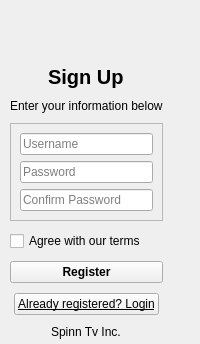
                    <widget class="QWidget" name="registerPage">
                     <layout class="QVBoxLayout" name="verticalLayout_5">
                      <property name="spacing">
                       <number>0</number>
                      </property>
                      <property name="leftMargin">
                       <number>0</number>
                      </property>
                      <property name="topMargin">
                       <number>0</number>
                      </property>
                      <property name="rightMargin">
                       <number>0</number>
                      </property>
                      <property name="bottomMargin">
                       <number>0</number>
                      </property>
                      <item alignment="Qt::AlignLeft">
                       <widget class="QWidget" name="widget_2" native="true">
                        <property name="sizePolicy">
                         <sizepolicy hsizetype="Preferred" vsizetype="Preferred">
                          <horstretch>0</horstretch>
                          <verstretch>0</verstretch>
                         </sizepolicy>
                        </property>
                        <layout class="QVBoxLayout" name="verticalLayout_11">
                         <property name="spacing">
                          <number>10</number>
                         </property>
                         <property name="leftMargin">
                          <number>10</number>
                         </property>
                         <property name="topMargin">
                          <number>5</number>
                         </property>
                         <property name="rightMargin">
                          <number>0</number>
                         </property>
                         <property name="bottomMargin">
                          <number>5</number>
                         </property>
                         <item alignment="Qt::AlignHCenter">
                          <widget class="QLabel" name="label_7">
                           <property name="minimumSize">
                            <size>
                             <width>50</width>
                             <height>50</height>
                            </size>
                           </property>
                           <property name="maximumSize">
                            <size>
                             <width>50</width>
                             <height>50</height>
                            </size>
                           </property>
                           <property name="text">
                            <string/>
                           </property>
                           <property name="pixmap">
                            <pixmap resource="QSS/QSS_Resources.qrc">:/icons/Icons/user-plus.png</pixmap>
                           </property>
                           <property name="scaledContents">
                            <bool>true</bool>
                           </property>
                          </widget>
                         </item>
                         <item alignment="Qt::AlignHCenter">
                          <widget class="QLabel" name="label_11">
                           <property name="font">
                            <font>
                             <family>Segoe UI</family>
                             <pointsize>15</pointsize>
                             <bold>true</bold>
                            </font>
                           </property>
                           <property name="text">
                            <string>Sign Up</string>
                           </property>
                          </widget>
                         </item>
                         <item alignment="Qt::AlignHCenter">
                          <widget class="QLabel" name="label_8">
                           <property name="font">
                            <font>
                             <family>Segoe UI</family>
                            </font>
                           </property>
                           <property name="text">
                            <string>Enter your information below</string>
                           </property>
                          </widget>
                         </item>
                         <item>
                          <widget class="QFrame" name="frame_8">
                           <property name="sizePolicy">
                            <sizepolicy hsizetype="Preferred" vsizetype="Expanding">
                             <horstretch>0</horstretch>
                             <verstretch>0</verstretch>
                            </sizepolicy>
                           </property>
                           <property name="frameShape">
                            <enum>QFrame::StyledPanel</enum>
                           </property>
                           <property name="frameShadow">
                            <enum>QFrame::Raised</enum>
                           </property>
                           <layout class="QVBoxLayout" name="verticalLayout_7">
                            <item>
                             <widget class="QLineEdit" name="lineEdit">
                              <property name="font">
                               <font>
                                <family>Segoe UI</family>
                               </font>
                              </property>
                              <property name="placeholderText">
                               <string>Username</string>
                              </property>
                             </widget>
                            </item>
                            <item>
                             <widget class="QLineEdit" name="lineEdit_2">
                              <property name="font">
                               <font>
                                <family>Segoe UI</family>
                               </font>
                              </property>
                              <property name="echoMode">
                               <enum>QLineEdit::Password</enum>
                              </property>
                              <property name="placeholderText">
                               <string>Password</string>
                              </property>
                             </widget>
                            </item>
                            <item>
                             <widget class="QLineEdit" name="lineEdit_3">
                              <property name="font">
                               <font>
                                <family>Segoe UI</family>
                               </font>
                              </property>
                              <property name="echoMode">
                               <enum>QLineEdit::Password</enum>
                              </property>
                              <property name="placeholderText">
                               <string>Confirm Password</string>
                              </property>
                             </widget>
                            </item>
                           </layout>
                          </widget>
                         </item>
                         <item>
                          <widget class="QCheckBox" name="checkBox">
                           <property name="font">
                            <font>
                             <family>Segoe UI</family>
                            </font>
                           </property>
                           <property name="text">
                            <string>Agree with our terms</string>
                           </property>
                          </widget>
                         </item>
                         <item>
                          <widget class="QPushButton" name="submitRegistrationBtn">
                           <property name="font">
                            <font>
                             <family>Segoe UI</family>
                             <bold>true</bold>
                            </font>
                           </property>
                           <property name="text">
                            <string>Register</string>
                           </property>
                           <property name="icon">
                            <iconset resource="QSS/QSS_Resources.qrc">
                             <normaloff>:/icons/Icons/log-in.png</normaloff>:/icons/Icons/log-in.png</iconset>
                           </property>
                           <property name="iconSize">
                            <size>
                             <width>20</width>
                             <height>20</height>
                            </size>
                           </property>
                          </widget>
                         </item>
                         <item alignment="Qt::AlignHCenter">
                          <widget class="QPushButton" name="to_login">
                           <property name="font">
                            <font>
                             <family>Segoe UI</family>
                             <underline>true</underline>
                            </font>
                           </property>
                           <property name="text">
                            <string>Already registered? Login</string>
                           </property>
                          </widget>
                         </item>
                         <item alignment="Qt::AlignHCenter">
                          <widget class="QLabel" name="label_9">
                           <property name="font">
                            <font>
                             <family>Segoe UI</family>
                            </font>
                           </property>
                           <property name="text">
                            <string>Spinn Tv Inc.</string>
                           </property>
                          </widget>
                         </item>
                        </layout>
                       </widget>
                      </item>
                     </layout>
                    </widget>
